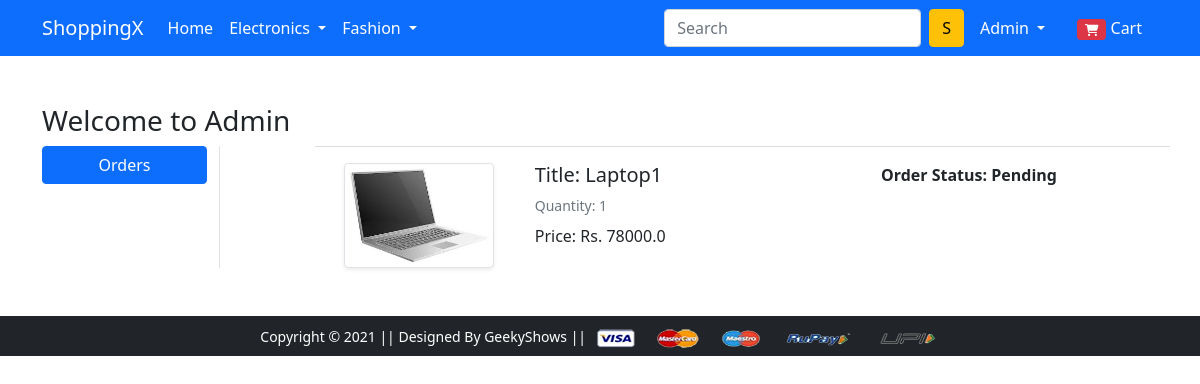
The page /orders/ (signed in) on the database as committed earlier.
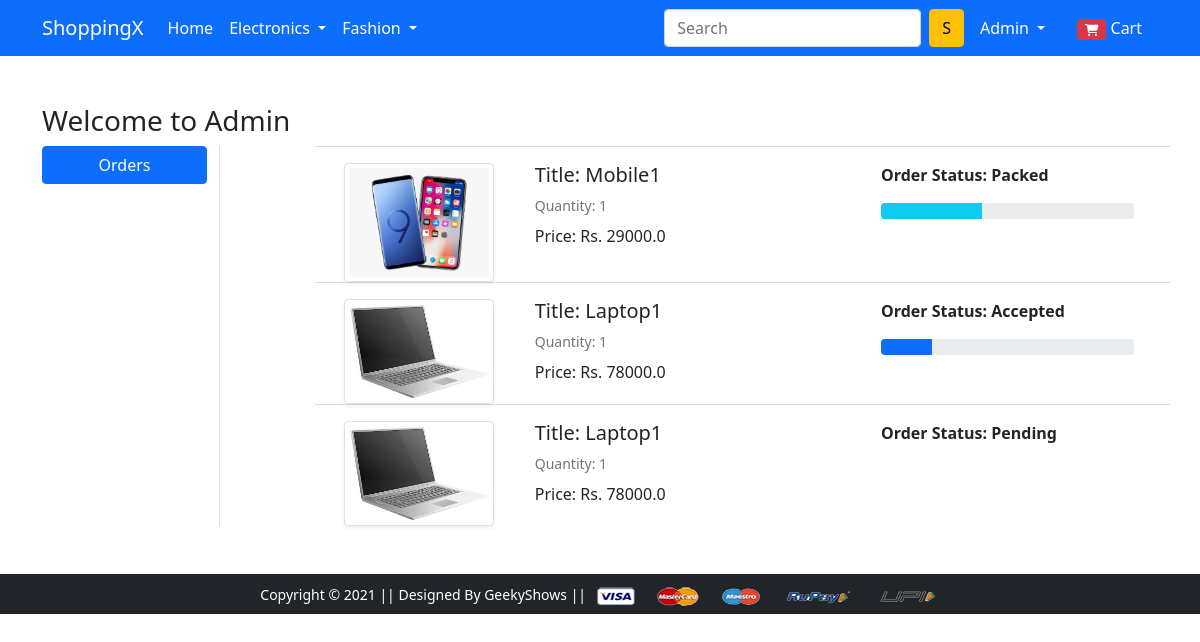
The same page on the database as committed later.
### app/models.py (models this page shows, shortened)
class OrderPlaced(models.Model):
    user = models.ForeignKey(User, on_delete=models.CASCADE)
    customer = models.ForeignKey(Customer, on_delete=models.CASCADE)
    product = models.ForeignKey(Product, on_delete=models.CASCADE)
    quantity = models.PositiveIntegerField()
    ordered_date = models.DateTimeField(auto_now_add=True)
    status = models.CharField(max_length=50, choices=STATE_CHOICES, default='Pending')
    @property
    def total_cost(self):
        return self.quantity * self.product.discounted_price

class Product(models.Model):
    title = models.CharField(max_length=80)
    selling_price = models.FloatField()
    discounted_price = models.FloatField()
    description = models.TextField()
    brand = models.CharField(max_length=50)
    category = models.CharField(choices=CATEGORY_CHOICES, max_length=2)
    product_image = models.ImageField(upload_to='productimg')

### app/views.py (the view)
# urls.py: path('orders/', views.orders, name='orders'),
@login_required
def orders(request):
    op = OrderPlaced.objects.filter(user=request.user)
    return render(request, 'app/orders.html', {'order_placed': op})

### app/templates/app/orders.html (shortened to what this page needs)
{% extends 'app/base.html' %}
{% load static %}
{% block main-content %}
<div class="container my-5">
    <div class="row">
        <h3>Welcome to <span class="text-capitalize">{{request.user}}</span></h3>
        <div class="col-sm-2 border-end">
            <ul class="list-unstyled">
                <li class="d-grid"><a href="{% url 'orders' %}" class="btn btn-primary">Orders</a></li>
            </ul>
        </div>
        <div class="col-sm-9 offset-sm-1">
            {% for op in order_placed %}
            <div class="row">
                <hr class="text-muted">
                <div class="row">
                    <div class="col-sm-3 text-center align-self-center"><img src="{{op.product.product_image.url}}"
                            alt="" srcset="" class="img-fluid img-thumbnail shadow-sm" height="150" width="150"> </div>
                    <div class="col-sm-5">
                        <div>
                            <h5>Title: {{op.product.title}}</h5>
                            <p class="mb-2 text-muted small">Quantity: {{op.quantity}}</p>
                            <div class="d-flex justify-content-between">
                                <p class="mb-0"><span>Price: Rs. {{op.total_cost}}</span></p>
                            </div>
                        </div>
                    </div>
                    <div class="col-sm-4 fw-bold">
                        <p>Order Status: {{op.status}}</p>
                        {% if op.status == 'Accepted' %}
                        <div class="progress">
                            <div class="progress-bar" role="progressbar" style="width: 20%" aria-valuenow="20" aria-valuemin="0" aria-valuemax="100"></div>
                        </div>
                        {% endif %}
                        {% if op.status == 'Packed' %}
                        <div class="progress">
                            <div class="progress-bar bg-info" role="progressbar" style="width: 40%" aria-valuenow="40" aria-valuemin="0" aria-valuemax="100"></div>
                        </div>
                        {% endif %}
                    </div>
                </div>
            </div>
            {% endfor %}
        </div>
    </div>
</div>
{% endblock main-content %}

Rows that differ between the two databases and show on the page:
added OrderPlaced: product.product_image (picture), product "Mobile1", quantity "1", total_cost "29000.0", status "Packed"
added OrderPlaced: product.product_image (picture), product "Laptop1", quantity "1", total_cost "78000.0", status "Accepted"
